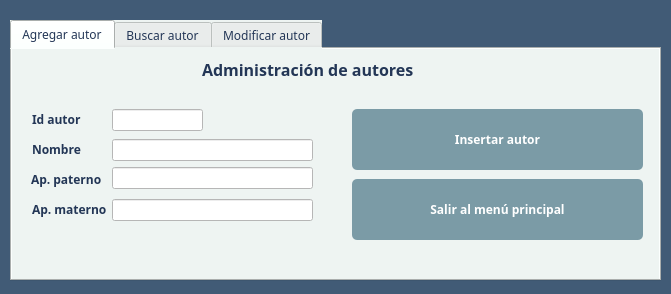
<?xml version="1.0" encoding="UTF-8"?>
<ui version="4.0">
 <class>CrudAuthor</class>
 <widget class="QMainWindow" name="CrudAuthor">
  <property name="geometry">
   <rect>
    <x>0</x>
    <y>0</y>
    <width>671</width>
    <height>294</height>
   </rect>
  </property>
  <property name="minimumSize">
   <size>
    <width>671</width>
    <height>294</height>
   </size>
  </property>
  <property name="maximumSize">
   <size>
    <width>671</width>
    <height>294</height>
   </size>
  </property>
  <property name="windowTitle">
   <string>Administración de autores</string>
  </property>
  <property name="windowIcon">
   <iconset resource="images.qrc">
    <normaloff>:/book-flat.ico</normaloff>:/book-flat.ico</iconset>
  </property>
  <property name="styleSheet">
   <string notr="true"/>
  </property>
  <widget class="QWidget" name="centralwidget">
   <widget class="QTabWidget" name="tabWidget">
    <property name="geometry">
     <rect>
      <x>10</x>
      <y>20</y>
      <width>651</width>
      <height>261</height>
     </rect>
    </property>
    <property name="font">
     <font>
      <family>Raleway</family>
      <pointsize>9</pointsize>
     </font>
    </property>
    <property name="styleSheet">
     <string notr="true">background-color: rgb(238, 244, 242); color: rgb(35, 54, 86);</string>
    </property>
    <property name="currentIndex">
     <number>0</number>
    </property>
    <widget class="QWidget" name="tbInsert">
     <attribute name="title">
      <string>Agregar autor</string>
     </attribute>
     <widget class="QLabel" name="lbIdAuthor">
      <property name="geometry">
       <rect>
        <x>20</x>
        <y>62</y>
        <width>71</width>
        <height>16</height>
       </rect>
      </property>
      <property name="font">
       <font>
        <family>Raleway</family>
        <weight>75</weight>
        <bold>true</bold>
       </font>
      </property>
      <property name="text">
       <string>Id autor</string>
      </property>
     </widget>
     <widget class="QLabel" name="lbAuthor">
      <property name="geometry">
       <rect>
        <x>20</x>
        <y>92</y>
        <width>55</width>
        <height>16</height>
       </rect>
      </property>
      <property name="font">
       <font>
        <family>Raleway</family>
        <weight>75</weight>
        <bold>true</bold>
       </font>
      </property>
      <property name="text">
       <string>Nombre</string>
      </property>
     </widget>
     <widget class="QLabel" name="lbTitle">
      <property name="geometry">
       <rect>
        <x>190</x>
        <y>10</y>
        <width>261</width>
        <height>20</height>
       </rect>
      </property>
      <property name="maximumSize">
       <size>
        <width>16777215</width>
        <height>20</height>
       </size>
      </property>
      <property name="font">
       <font>
        <family>Raleway</family>
        <pointsize>12</pointsize>
        <weight>75</weight>
        <bold>true</bold>
       </font>
      </property>
      <property name="styleSheet">
       <string notr="true">color: rgb(35, 54, 86);</string>
      </property>
      <property name="text">
       <string>Administración de autores</string>
      </property>
     </widget>
     <widget class="QLineEdit" name="lneIdAuthor">
      <property name="enabled">
       <bool>false</bool>
      </property>
      <property name="geometry">
       <rect>
        <x>100</x>
        <y>60</y>
        <width>91</width>
        <height>22</height>
       </rect>
      </property>
      <property name="font">
       <font>
        <family>Raleway</family>
       </font>
      </property>
      <property name="styleSheet">
       <string notr="true">background-color: rgb(255, 255, 255);</string>
      </property>
     </widget>
     <widget class="QLineEdit" name="lneFirstName">
      <property name="geometry">
       <rect>
        <x>100</x>
        <y>90</y>
        <width>201</width>
        <height>22</height>
       </rect>
      </property>
      <property name="font">
       <font>
        <family>Raleway</family>
       </font>
      </property>
      <property name="styleSheet">
       <string notr="true">background-color: rgb(255, 255, 255);</string>
      </property>
      <property name="maxLength">
       <number>55</number>
      </property>
     </widget>
     <widget class="QPushButton" name="pbInsert">
      <property name="geometry">
       <rect>
        <x>340</x>
        <y>60</y>
        <width>291</width>
        <height>61</height>
       </rect>
      </property>
      <property name="font">
       <font>
        <family>Raleway</family>
        <weight>75</weight>
        <bold>true</bold>
       </font>
      </property>
      <property name="styleSheet">
       <string notr="true">QPushButton#pbInsert {
background-color: rgb(123, 155, 166);
color:  rgb(255, 255, 255);
border-radius: 5px;
 }

 QPushButton#pbInsert:hover {
background-color: rgb(65, 91, 118);
color:  rgb(255, 255, 255);
 }</string>
      </property>
      <property name="text">
       <string>Insertar autor</string>
      </property>
     </widget>
     <widget class="QPushButton" name="pbExit">
      <property name="geometry">
       <rect>
        <x>340</x>
        <y>130</y>
        <width>291</width>
        <height>61</height>
       </rect>
      </property>
      <property name="font">
       <font>
        <family>Raleway</family>
        <weight>75</weight>
        <bold>true</bold>
       </font>
      </property>
      <property name="styleSheet">
       <string notr="true">QPushButton#pbExit {
background-color: rgb(123, 155, 166);
color:  rgb(255, 255, 255);
border-radius: 5px;
 }

 QPushButton#pbExit:hover {
background-color: rgb(65, 91, 118);
color:  rgb(255, 255, 255);
 }</string>
      </property>
      <property name="text">
       <string>Salir al menú principal</string>
      </property>
     </widget>
     <widget class="QLabel" name="lbAuthor_2">
      <property name="geometry">
       <rect>
        <x>19</x>
        <y>120</y>
        <width>71</width>
        <height>20</height>
       </rect>
      </property>
      <property name="font">
       <font>
        <family>Raleway</family>
        <weight>75</weight>
        <bold>true</bold>
       </font>
      </property>
      <property name="text">
       <string>Ap. paterno</string>
      </property>
     </widget>
     <widget class="QLineEdit" name="lneFatherLastName">
      <property name="geometry">
       <rect>
        <x>100</x>
        <y>118</y>
        <width>201</width>
        <height>22</height>
       </rect>
      </property>
      <property name="font">
       <font>
        <family>Raleway</family>
       </font>
      </property>
      <property name="styleSheet">
       <string notr="true">background-color: rgb(255, 255, 255);</string>
      </property>
      <property name="maxLength">
       <number>55</number>
      </property>
     </widget>
     <widget class="QLabel" name="lbAuthor_3">
      <property name="geometry">
       <rect>
        <x>20</x>
        <y>150</y>
        <width>81</width>
        <height>20</height>
       </rect>
      </property>
      <property name="font">
       <font>
        <family>Raleway</family>
        <weight>75</weight>
        <bold>true</bold>
       </font>
      </property>
      <property name="text">
       <string>Ap. materno</string>
      </property>
     </widget>
     <widget class="QLineEdit" name="lneMotherLastName">
      <property name="geometry">
       <rect>
        <x>100</x>
        <y>150</y>
        <width>201</width>
        <height>22</height>
       </rect>
      </property>
      <property name="font">
       <font>
        <family>Raleway</family>
       </font>
      </property>
      <property name="styleSheet">
       <string notr="true">background-color: rgb(255, 255, 255);</string>
      </property>
      <property name="maxLength">
       <number>55</number>
      </property>
     </widget>
    </widget>
    <widget class="QWidget" name="tbQuery">
     <attribute name="title">
      <string>Buscar autor</string>
     </attribute>
     <widget class="QLabel" name="lbSearch">
      <property name="geometry">
       <rect>
        <x>10</x>
        <y>14</y>
        <width>81</width>
        <height>16</height>
       </rect>
      </property>
      <property name="font">
       <font>
        <family>Raleway</family>
        <pointsize>9</pointsize>
        <weight>75</weight>
        <bold>true</bold>
       </font>
      </property>
      <property name="text">
       <string>Busqueda:</string>
      </property>
     </widget>
     <widget class="QLineEdit" name="lneCritery">
      <property name="geometry">
       <rect>
        <x>93</x>
        <y>12</y>
        <width>321</width>
        <height>22</height>
       </rect>
      </property>
      <property name="font">
       <font>
        <family>Raleway</family>
        <pointsize>9</pointsize>
       </font>
      </property>
      <property name="styleSheet">
       <string notr="true">background-color: rgb(255, 255, 255);</string>
      </property>
     </widget>
     <widget class="QComboBox" name="cboCritery">
      <property name="geometry">
       <rect>
        <x>430</x>
        <y>12</y>
        <width>201</width>
        <height>22</height>
       </rect>
      </property>
      <property name="font">
       <font>
        <family>Raleway</family>
       </font>
      </property>
      <property name="styleSheet">
       <string notr="true">background-color: rgb(255, 255, 255);</string>
      </property>
     </widget>
     <widget class="QTableView" name="tvQuery">
      <property name="geometry">
       <rect>
        <x>10</x>
        <y>50</y>
        <width>621</width>
        <height>171</height>
       </rect>
      </property>
     </widget>
    </widget>
    <widget class="QWidget" name="tbUpdate">
     <attribute name="title">
      <string>Modificar autor</string>
     </attribute>
     <widget class="QGroupBox" name="gbIdCareer">
      <property name="geometry">
       <rect>
        <x>10</x>
        <y>10</y>
        <width>381</width>
        <height>51</height>
       </rect>
      </property>
      <property name="title">
       <string/>
      </property>
      <widget class="QLineEdit" name="lneIdAuthorQuery">
       <property name="geometry">
        <rect>
         <x>77</x>
         <y>13</y>
         <width>151</width>
         <height>22</height>
        </rect>
       </property>
       <property name="font">
        <font>
         <family>Raleway</family>
        </font>
       </property>
       <property name="styleSheet">
        <string notr="true">background-color: rgb(255, 255, 255);</string>
       </property>
       <property name="maxLength">
        <number>10</number>
       </property>
      </widget>
      <widget class="QLabel" name="lbIdAuthorQuery">
       <property name="geometry">
        <rect>
         <x>8</x>
         <y>15</y>
         <width>61</width>
         <height>16</height>
        </rect>
       </property>
       <property name="font">
        <font>
         <family>Raleway</family>
         <weight>75</weight>
         <bold>true</bold>
        </font>
       </property>
       <property name="text">
        <string>Id autor</string>
       </property>
      </widget>
      <widget class="QPushButton" name="pbSearch">
       <property name="geometry">
        <rect>
         <x>240</x>
         <y>10</y>
         <width>121</width>
         <height>28</height>
        </rect>
       </property>
       <property name="styleSheet">
        <string notr="true">QPushButton#pbSearch {
background-color: rgb(123, 155, 166);
color:  rgb(255, 255, 255);
border-radius: 5px;
 }

 QPushButton#pbSearch:hover {
background-color: rgb(65, 91, 118);
color:  rgb(255, 255, 255);
 }</string>
       </property>
       <property name="text">
        <string>Buscar</string>
       </property>
      </widget>
     </widget>
     <widget class="QGroupBox" name="gbAuthor">
      <property name="enabled">
       <bool>false</bool>
      </property>
      <property name="geometry">
       <rect>
        <x>10</x>
        <y>70</y>
        <width>621</width>
        <height>151</height>
       </rect>
      </property>
      <property name="title">
       <string/>
      </property>
      <widget class="QPushButton" name="pbExit2">
       <property name="geometry">
        <rect>
         <x>310</x>
         <y>80</y>
         <width>291</width>
         <height>61</height>
        </rect>
       </property>
       <property name="font">
        <font>
         <family>Raleway</family>
         <weight>75</weight>
         <bold>true</bold>
        </font>
       </property>
       <property name="styleSheet">
        <string notr="true">QPushButton#pbExit2 {
background-color: rgb(123, 155, 166);
color:  rgb(255, 255, 255);
border-radius: 5px;
 }

 QPushButton#pbExit2:hover {
background-color: rgb(65, 91, 118);
color:  rgb(255, 255, 255);
 }</string>
       </property>
       <property name="text">
        <string>Salir al menú principal</string>
       </property>
      </widget>
      <widget class="QPushButton" name="pbUpdate">
       <property name="geometry">
        <rect>
         <x>310</x>
         <y>10</y>
         <width>291</width>
         <height>61</height>
        </rect>
       </property>
       <property name="font">
        <font>
         <family>Raleway</family>
         <weight>75</weight>
         <bold>true</bold>
        </font>
       </property>
       <property name="styleSheet">
        <string notr="true">QPushButton#pbUpdate {
background-color: rgb(123, 155, 166);
color:  rgb(255, 255, 255);
border-radius: 5px;
 }

 QPushButton#pbUpdate:hover {
background-color: rgb(65, 91, 118);
color:  rgb(255, 255, 255);
 }</string>
       </property>
       <property name="text">
        <string>Actualizar autor</string>
       </property>
      </widget>
      <widget class="QLabel" name="lbAuthor_6">
       <property name="geometry">
        <rect>
         <x>20</x>
         <y>100</y>
         <width>81</width>
         <height>20</height>
        </rect>
       </property>
       <property name="font">
        <font>
         <family>Raleway</family>
         <weight>75</weight>
         <bold>true</bold>
        </font>
       </property>
       <property name="text">
        <string>Ap. materno</string>
       </property>
      </widget>
      <widget class="QLineEdit" name="lneFatherLastNameUpdate">
       <property name="geometry">
        <rect>
         <x>100</x>
         <y>68</y>
         <width>201</width>
         <height>22</height>
        </rect>
       </property>
       <property name="font">
        <font>
         <family>Raleway</family>
        </font>
       </property>
       <property name="styleSheet">
        <string notr="true">background-color: rgb(255, 255, 255);</string>
       </property>
       <property name="maxLength">
        <number>55</number>
       </property>
      </widget>
      <widget class="QLineEdit" name="lneMotherLastNameUpdate">
       <property name="geometry">
        <rect>
         <x>100</x>
         <y>100</y>
         <width>201</width>
         <height>22</height>
        </rect>
       </property>
       <property name="font">
        <font>
         <family>Raleway</family>
        </font>
       </property>
       <property name="styleSheet">
        <string notr="true">background-color: rgb(255, 255, 255);</string>
       </property>
       <property name="maxLength">
        <number>55</number>
       </property>
      </widget>
      <widget class="QLabel" name="lbAuthorUpdate">
       <property name="geometry">
        <rect>
         <x>19</x>
         <y>70</y>
         <width>71</width>
         <height>20</height>
        </rect>
       </property>
       <property name="font">
        <font>
         <family>Raleway</family>
         <weight>75</weight>
         <bold>true</bold>
        </font>
       </property>
       <property name="text">
        <string>Ap. paterno</string>
       </property>
      </widget>
      <widget class="QLabel" name="lbAuthor_4">
       <property name="geometry">
        <rect>
         <x>20</x>
         <y>42</y>
         <width>55</width>
         <height>16</height>
        </rect>
       </property>
       <property name="font">
        <font>
         <family>Raleway</family>
         <weight>75</weight>
         <bold>true</bold>
        </font>
       </property>
       <property name="text">
        <string>Nombre</string>
       </property>
      </widget>
      <widget class="QLineEdit" name="lneFirstNameUpdate">
       <property name="geometry">
        <rect>
         <x>100</x>
         <y>40</y>
         <width>201</width>
         <height>22</height>
        </rect>
       </property>
       <property name="font">
        <font>
         <family>Raleway</family>
        </font>
       </property>
       <property name="styleSheet">
        <string notr="true">background-color: rgb(255, 255, 255);</string>
       </property>
       <property name="maxLength">
        <number>55</number>
       </property>
      </widget>
     </widget>
    </widget>
   </widget>
   <widget class="QLabel" name="label">
    <property name="geometry">
     <rect>
      <x>-16</x>
      <y>-5</y>
      <width>691</width>
      <height>381</height>
     </rect>
    </property>
    <property name="styleSheet">
     <string notr="true">background-color: rgb(65, 91, 118);
</string>
    </property>
    <property name="text">
     <string/>
    </property>
   </widget>
   <zorder>label</zorder>
   <zorder>tabWidget</zorder>
  </widget>
 </widget>
 <tabstops>
  <tabstop>lneIdAuthor</tabstop>
  <tabstop>lneFirstName</tabstop>
  <tabstop>pbInsert</tabstop>
  <tabstop>pbExit</tabstop>
  <tabstop>lneCritery</tabstop>
  <tabstop>cboCritery</tabstop>
  <tabstop>lneIdAuthorQuery</tabstop>
  <tabstop>tabWidget</tabstop>
  <tabstop>pbSearch</tabstop>
  <tabstop>pbExit2</tabstop>
  <tabstop>pbUpdate</tabstop>
  <tabstop>tvQuery</tabstop>
 </tabstops>
 <resources>
  <include location="images.qrc"/>
 </resources>
 <connections>
  <connection>
   <sender>pbExit</sender>
   <signal>clicked()</signal>
   <receiver>CrudAuthor</receiver>
   <slot>close()</slot>
   <hints>
    <hint type="sourcelabel">
     <x>428</x>
     <y>205</y>
    </hint>
    <hint type="destinationlabel">
     <x>196</x>
     <y>291</y>
    </hint>
   </hints>
  </connection>
  <connection>
   <sender>lneIdAuthor</sender>
   <signal>returnPressed()</signal>
   <receiver>lneFirstName</receiver>
   <slot>setFocus()</slot>
   <hints>
    <hint type="sourcelabel">
     <x>176</x>
     <y>120</y>
    </hint>
    <hint type="destinationlabel">
     <x>176</x>
     <y>147</y>
    </hint>
   </hints>
  </connection>
  <connection>
   <sender>lneFirstName</sender>
   <signal>returnPressed()</signal>
   <receiver>lneFatherLastName</receiver>
   <slot>setFocus()</slot>
   <hints>
    <hint type="sourcelabel">
     <x>204</x>
     <y>146</y>
    </hint>
    <hint type="destinationlabel">
     <x>232</x>
     <y>179</y>
    </hint>
   </hints>
  </connection>
  <connection>
   <sender>lneFatherLastName</sender>
   <signal>returnPressed()</signal>
   <receiver>lneMotherLastName</receiver>
   <slot>setFocus()</slot>
   <hints>
    <hint type="sourcelabel">
     <x>264</x>
     <y>177</y>
    </hint>
    <hint type="destinationlabel">
     <x>271</x>
     <y>204</y>
    </hint>
   </hints>
  </connection>
  <connection>
   <sender>pbExit2</sender>
   <signal>clicked()</signal>
   <receiver>CrudAuthor</receiver>
   <slot>close()</slot>
   <hints>
    <hint type="sourcelabel">
     <x>391</x>
     <y>221</y>
    </hint>
    <hint type="destinationlabel">
     <x>497</x>
     <y>4</y>
    </hint>
   </hints>
  </connection>
 </connections>
</ui>
